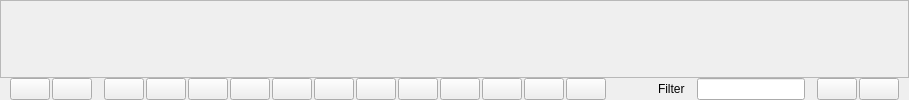
  <widget class="QDockWidget" name="dwResources">
   <property name="features">
    <set>QDockWidget::DockWidgetClosable|QDockWidget::DockWidgetMovable|QDockWidget::DockWidgetVerticalTitleBar</set>
   </property>
   <property name="windowTitle">
    <string>Resources</string>
   </property>
   <attribute name="dockWidgetArea">
    <number>4</number>
   </attribute>
   <widget class="QWidget" name="dockWidgetContents_6">
    <layout class="QGridLayout" name="gridLayout">
     <property name="leftMargin">
      <number>0</number>
     </property>
     <property name="topMargin">
      <number>0</number>
     </property>
     <property name="rightMargin">
      <number>0</number>
     </property>
     <property name="bottomMargin">
      <number>0</number>
     </property>
     <item row="0" column="0">
      <layout class="QVBoxLayout" name="verticalLayout_2">
       <property name="spacing">
        <number>0</number>
       </property>
       <item>
        <widget class="QScrollArea" name="scrollArea_2">
         <property name="widgetResizable">
          <bool>true</bool>
         </property>
         <widget class="QWidget" name="scrollAreaWidgetContents_2">
          <property name="geometry">
           <rect>
            <x>0</x>
            <y>0</y>
            <width>998</width>
            <height>69</height>
           </rect>
          </property>
          <layout class="QGridLayout" name="gridLayout_4">
           <property name="leftMargin">
            <number>0</number>
           </property>
           <property name="topMargin">
            <number>0</number>
           </property>
           <property name="rightMargin">
            <number>0</number>
           </property>
           <property name="bottomMargin">
            <number>0</number>
           </property>
           <item row="0" column="0">
            <widget class="QMwResourcesWidget" name="wResources" native="true"/>
           </item>
          </layout>
         </widget>
        </widget>
       </item>
       <item>
        <layout class="QHBoxLayout" name="horizontalLayout_2">
         <property name="spacing">
          <number>12</number>
         </property>
         <property name="leftMargin">
          <number>10</number>
         </property>
         <property name="rightMargin">
          <number>10</number>
         </property>
         <item>
          <layout class="QHBoxLayout" name="horizontalLayout_5">
           <property name="spacing">
            <number>2</number>
           </property>
           <item>
            <widget class="QPushButton" name="bBack">
             <property name="text">
              <string/>
             </property>
             <property name="icon">
              <iconset resource="Resources.qrc">
               <normaloff>:/Icons/Icons/Manipulate/BackArrow.png</normaloff>:/Icons/Icons/Manipulate/BackArrow.png</iconset>
             </property>
             <property name="iconSize">
              <size>
               <width>20</width>
               <height>20</height>
              </size>
             </property>
             <property name="checkable">
              <bool>false</bool>
             </property>
             <property name="autoExclusive">
              <bool>false</bool>
             </property>
            </widget>
           </item>
           <item>
            <widget class="QPushButton" name="bForward">
             <property name="text">
              <string/>
             </property>
             <property name="icon">
              <iconset resource="Resources.qrc">
               <normaloff>:/Icons/Icons/Manipulate/ForwardArrow.png</normaloff>:/Icons/Icons/Manipulate/ForwardArrow.png</iconset>
             </property>
             <property name="iconSize">
              <size>
               <width>20</width>
               <height>20</height>
              </size>
             </property>
             <property name="checkable">
              <bool>false</bool>
             </property>
             <property name="autoExclusive">
              <bool>false</bool>
             </property>
            </widget>
           </item>
          </layout>
         </item>
         <item>
          <layout class="QHBoxLayout" name="horizontalLayout_3">
           <property name="spacing">
            <number>2</number>
           </property>
           <item>
            <widget class="QPushButton" name="bCamera">
             <property name="text">
              <string/>
             </property>
             <property name="icon">
              <iconset resource="Resources.qrc">
               <normaloff>:/Icons/Icons/Resources/Camera.png</normaloff>:/Icons/Icons/Resources/Camera.png</iconset>
             </property>
             <property name="iconSize">
              <size>
               <width>20</width>
               <height>20</height>
              </size>
             </property>
             <property name="checkable">
              <bool>true</bool>
             </property>
             <property name="autoExclusive">
              <bool>true</bool>
             </property>
             <property name="MwResourceType" stdset="0">
              <number>1</number>
             </property>
            </widget>
           </item>
           <item>
            <widget class="QPushButton" name="bTransform">
             <property name="text">
              <string/>
             </property>
             <property name="icon">
              <iconset resource="Resources.qrc">
               <normaloff>:/Icons/Icons/Resources/Transform.png</normaloff>:/Icons/Icons/Resources/Transform.png</iconset>
             </property>
             <property name="iconSize">
              <size>
               <width>20</width>
               <height>20</height>
              </size>
             </property>
             <property name="checkable">
              <bool>true</bool>
             </property>
             <property name="autoExclusive">
              <bool>true</bool>
             </property>
             <property name="MwResourceType" stdset="0">
              <number>2</number>
             </property>
            </widget>
           </item>
           <item>
            <widget class="QPushButton" name="bMaterial">
             <property name="text">
              <string/>
             </property>
             <property name="icon">
              <iconset resource="Resources.qrc">
               <normaloff>:/Icons/Icons/Resources/Material.png</normaloff>:/Icons/Icons/Resources/Material.png</iconset>
             </property>
             <property name="iconSize">
              <size>
               <width>20</width>
               <height>20</height>
              </size>
             </property>
             <property name="checkable">
              <bool>true</bool>
             </property>
             <property name="autoExclusive">
              <bool>true</bool>
             </property>
             <property name="MwResourceType" stdset="0">
              <number>3</number>
             </property>
            </widget>
           </item>
           <item>
            <widget class="QPushButton" name="bMesh">
             <property name="text">
              <string/>
             </property>
             <property name="icon">
              <iconset resource="Resources.qrc">
               <normaloff>:/Icons/Icons/Resources/Mesh.png</normaloff>:/Icons/Icons/Resources/Mesh.png</iconset>
             </property>
             <property name="iconSize">
              <size>
               <width>20</width>
               <height>20</height>
              </size>
             </property>
             <property name="checkable">
              <bool>true</bool>
             </property>
             <property name="autoExclusive">
              <bool>true</bool>
             </property>
             <property name="MwResourceType" stdset="0">
              <number>4</number>
             </property>
            </widget>
           </item>
           <item>
            <widget class="QPushButton" name="bTexture">
             <property name="text">
              <string/>
             </property>
             <property name="icon">
              <iconset resource="Resources.qrc">
               <normaloff>:/Icons/Icons/Resources/Texture.png</normaloff>:/Icons/Icons/Resources/Texture.png</iconset>
             </property>
             <property name="iconSize">
              <size>
               <width>20</width>
               <height>20</height>
              </size>
             </property>
             <property name="checkable">
              <bool>true</bool>
             </property>
             <property name="autoExclusive">
              <bool>true</bool>
             </property>
             <property name="MwResourceType" stdset="0">
              <number>6</number>
             </property>
            </widget>
           </item>
           <item>
            <widget class="QPushButton" name="bMechanism">
             <property name="text">
              <string/>
             </property>
             <property name="icon">
              <iconset resource="Resources.qrc">
               <normaloff>:/Icons/Icons/Resources/Mechanism.png</normaloff>:/Icons/Icons/Resources/Mechanism.png</iconset>
             </property>
             <property name="iconSize">
              <size>
               <width>20</width>
               <height>20</height>
              </size>
             </property>
             <property name="checkable">
              <bool>true</bool>
             </property>
             <property name="autoExclusive">
              <bool>true</bool>
             </property>
             <property name="MwResourceType" stdset="0">
              <number>8</number>
             </property>
            </widget>
           </item>
           <item>
            <widget class="QPushButton" name="bLight">
             <property name="text">
              <string/>
             </property>
             <property name="icon">
              <iconset resource="Resources.qrc">
               <normaloff>:/Icons/Icons/Resources/Light.png</normaloff>:/Icons/Icons/Resources/Light.png</iconset>
             </property>
             <property name="iconSize">
              <size>
               <width>20</width>
               <height>20</height>
              </size>
             </property>
             <property name="checkable">
              <bool>true</bool>
             </property>
             <property name="autoExclusive">
              <bool>true</bool>
             </property>
             <property name="MwResourceType" stdset="0">
              <number>9</number>
             </property>
            </widget>
           </item>
           <item>
            <widget class="QPushButton" name="bPath">
             <property name="text">
              <string/>
             </property>
             <property name="icon">
              <iconset resource="Resources.qrc">
               <normaloff>:/Icons/Icons/Resources/Path.png</normaloff>:/Icons/Icons/Resources/Path.png</iconset>
             </property>
             <property name="iconSize">
              <size>
               <width>20</width>
               <height>20</height>
              </size>
             </property>
             <property name="checkable">
              <bool>true</bool>
             </property>
             <property name="autoExclusive">
              <bool>true</bool>
             </property>
            </widget>
           </item>
           <item>
            <widget class="QPushButton" name="bScript">
             <property name="icon">
              <iconset resource="Resources.qrc">
               <normaloff>:/Icons/Icons/Resources/Script.png</normaloff>:/Icons/Icons/Resources/Script.png</iconset>
             </property>
             <property name="iconSize">
              <size>
               <width>20</width>
               <height>20</height>
              </size>
             </property>
             <property name="checkable">
              <bool>true</bool>
             </property>
             <property name="autoExclusive">
              <bool>true</bool>
             </property>
             <property name="MwResourceType" stdset="0">
              <number>13</number>
             </property>
            </widget>
           </item>
           <item>
            <widget class="QPushButton" name="bSound">
             <property name="icon">
              <iconset resource="Resources.qrc">
               <normaloff>:/Icons/Icons/Resources/Sound.png</normaloff>:/Icons/Icons/Resources/Sound.png</iconset>
             </property>
             <property name="iconSize">
              <size>
               <width>20</width>
               <height>20</height>
              </size>
             </property>
             <property name="checkable">
              <bool>true</bool>
             </property>
             <property name="autoExclusive">
              <bool>true</bool>
             </property>
             <property name="MwResourceType" stdset="0">
              <number>10</number>
             </property>
            </widget>
           </item>
           <item>
            <widget class="QPushButton" name="bSoundEmitter">
             <property name="icon">
              <iconset resource="Resources.qrc">
               <normaloff>:/Icons/Icons/Resources/SoundEmitter.png</normaloff>:/Icons/Icons/Resources/SoundEmitter.png</iconset>
             </property>
             <property name="iconSize">
              <size>
               <width>20</width>
               <height>20</height>
              </size>
             </property>
             <property name="checkable">
              <bool>true</bool>
             </property>
             <property name="autoExclusive">
              <bool>true</bool>
             </property>
             <property name="MwResourceType" stdset="0">
              <number>11</number>
             </property>
            </widget>
           </item>
           <item>
            <widget class="QPushButton" name="bSoundReceptor">
             <property name="icon">
              <iconset resource="Resources.qrc">
               <normaloff>:/Icons/Icons/Resources/SoundReceptor.png</normaloff>:/Icons/Icons/Resources/SoundReceptor.png</iconset>
             </property>
             <property name="iconSize">
              <size>
               <width>20</width>
               <height>20</height>
              </size>
             </property>
             <property name="checkable">
              <bool>true</bool>
             </property>
             <property name="autoExclusive">
              <bool>true</bool>
             </property>
             <property name="MwResourceType" stdset="0">
              <number>12</number>
             </property>
            </widget>
           </item>
          </layout>
         </item>
         <item>
          <spacer name="horizontalSpacer_2">
           <property name="orientation">
            <enum>Qt::Horizontal</enum>
           </property>
           <property name="sizeHint" stdset="0">
            <size>
             <width>40</width>
             <height>20</height>
            </size>
           </property>
          </spacer>
         </item>
         <item>
          <layout class="QHBoxLayout" name="horizontalLayout_4">
           <item>
            <widget class="QLabel" name="label">
             <property name="text">
              <string>Filter</string>
             </property>
             <property name="margin">
              <number>0</number>
             </property>
            </widget>
           </item>
           <item>
            <widget class="QLineEdit" name="eFilterResource"/>
           </item>
          </layout>
         </item>
         <item>
          <layout class="QHBoxLayout" name="horizontalLayout">
           <property name="spacing">
            <number>2</number>
           </property>
           <item>
            <widget class="QPushButton" name="bNewResource">
             <property name="text">
              <string/>
             </property>
             <property name="icon">
              <iconset resource="Resources.qrc">
               <normaloff>:/Icons/Icons/Manipulate/New.png</normaloff>:/Icons/Icons/Manipulate/New.png</iconset>
             </property>
             <property name="iconSize">
              <size>
               <width>20</width>
               <height>20</height>
              </size>
             </property>
            </widget>
           </item>
           <item>
            <widget class="QPushButton" name="bDeleteResource">
             <property name="text">
              <string/>
             </property>
             <property name="icon">
              <iconset resource="Resources.qrc">
               <normaloff>:/Icons/Icons/Manipulate/Delete.png</normaloff>:/Icons/Icons/Manipulate/Delete.png</iconset>
             </property>
             <property name="iconSize">
              <size>
               <width>20</width>
               <height>20</height>
              </size>
             </property>
            </widget>
           </item>
          </layout>
         </item>
        </layout>
       </item>
      </layout>
     </item>
    </layout>
   </widget>
  </widget>
